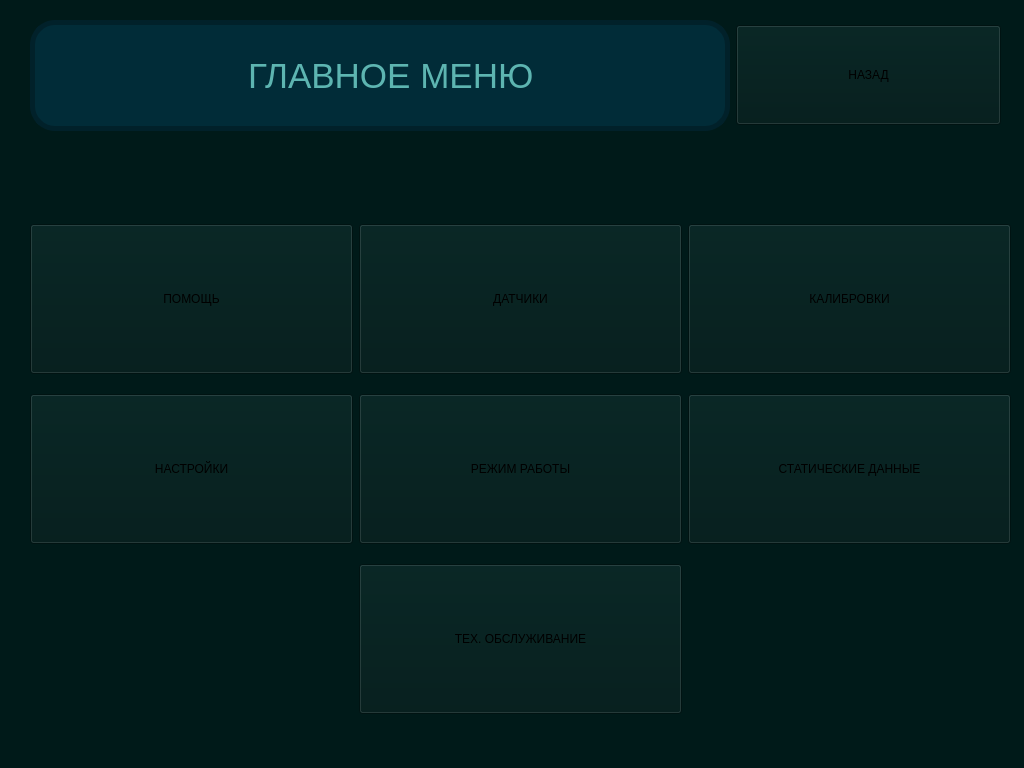
<?xml version="1.0" encoding="UTF-8"?>
<ui version="4.0">
 <class>MainWindow</class>
 <widget class="QMainWindow" name="MainWindow">
  <property name="geometry">
   <rect>
    <x>0</x>
    <y>0</y>
    <width>1024</width>
    <height>768</height>
   </rect>
  </property>
  <property name="windowTitle">
   <string>MainWindow</string>
  </property>
  <property name="styleSheet">
   <string notr="true">background-color: rgb(0, 26, 25);</string>
  </property>
  <widget class="QWidget" name="centralwidget">
   <widget class="QWidget" name="layoutWidget">
    <property name="geometry">
     <rect>
      <x>30</x>
      <y>210</y>
      <width>981</width>
      <height>521</height>
     </rect>
    </property>
    <layout class="QGridLayout" name="gridLayout_2">
     <item row="0" column="1">
      <widget class="QPushButton" name="pushButton_2">
       <property name="minimumSize">
        <size>
         <width>250</width>
         <height>150</height>
        </size>
       </property>
       <property name="styleSheet">
        <string notr="true">QPushButton{
	
	color: rgb(133, 221, 230);
	font: 700 16pt &quot;Segoe UI&quot;;
	background-color: rgb(0, 64, 72);
     border-width: 5px;
     border-style: solid;
     border-radius: 25px;
	 
	border-color: rgb(133, 221, 230);

}
QPushButton:pressed {                 
	background-color: rgb(133, 221, 230);
    border: 1px solid #3498db;
};</string>
       </property>
       <property name="text">
        <string>ДАТЧИКИ</string>
       </property>
      </widget>
     </item>
     <item row="1" column="0">
      <widget class="QPushButton" name="pushButton_4">
       <property name="minimumSize">
        <size>
         <width>250</width>
         <height>150</height>
        </size>
       </property>
       <property name="styleSheet">
        <string notr="true">QPushButton{
	
	color: rgb(133, 221, 230);
	font: 700 16pt &quot;Segoe UI&quot;;
	background-color: rgb(0, 64, 72);
     border-width: 5px;
     border-style: solid;
     border-radius: 25px;
	 
	border-color: rgb(133, 221, 230);

}
QPushButton:pressed {                 
	background-color: rgb(133, 221, 230);
    border: 1px solid #3498db;
};</string>
       </property>
       <property name="text">
        <string>НАСТРОЙКИ</string>
       </property>
      </widget>
     </item>
     <item row="1" column="2">
      <widget class="QPushButton" name="pushButton_6">
       <property name="minimumSize">
        <size>
         <width>250</width>
         <height>150</height>
        </size>
       </property>
       <property name="styleSheet">
        <string notr="true">QPushButton{
	
	color: rgb(133, 221, 230);
	font: 700 16pt &quot;Segoe UI&quot;;
	background-color: rgb(0, 64, 72);
     border-width: 5px;
     border-style: solid;
     border-radius: 25px;
	 
	border-color: rgb(133, 221, 230);

}
QPushButton:pressed {                 
	background-color: rgb(133, 221, 230);
    border: 1px solid #3498db;
};</string>
       </property>
       <property name="text">
        <string>СТАТИЧЕСКИЕ ДАННЫЕ</string>
       </property>
      </widget>
     </item>
     <item row="2" column="1">
      <widget class="QPushButton" name="pushButton_7">
       <property name="minimumSize">
        <size>
         <width>250</width>
         <height>150</height>
        </size>
       </property>
       <property name="styleSheet">
        <string notr="true">QPushButton{
	
	color: rgb(133, 221, 230);
	font: 700 16pt &quot;Segoe UI&quot;;
	background-color: rgb(0, 64, 72);
     border-width: 5px;
     border-style: solid;
     border-radius: 25px;
	 
	border-color: rgb(133, 221, 230);

}
QPushButton:pressed {                 
	background-color: rgb(133, 221, 230);
    border: 1px solid #3498db;
};</string>
       </property>
       <property name="text">
        <string>ТЕХ. ОБСЛУЖИВАНИЕ</string>
       </property>
      </widget>
     </item>
     <item row="0" column="0">
      <widget class="QPushButton" name="pushButton">
       <property name="minimumSize">
        <size>
         <width>250</width>
         <height>150</height>
        </size>
       </property>
       <property name="styleSheet">
        <string notr="true">QPushButton{
	
	color: rgb(133, 221, 230);
	font: 700 16pt &quot;Segoe UI&quot;;
	background-color: rgb(0, 64, 72);
     border-width: 5px;
     border-style: solid;
     border-radius: 25px;
	 
	border-color: rgb(133, 221, 230);

}
QPushButton:pressed {                 
	background-color: rgb(133, 221, 230);
    border: 1px solid #3498db;
};</string>
       </property>
       <property name="text">
        <string>ПОМОЩЬ</string>
       </property>
      </widget>
     </item>
     <item row="0" column="2">
      <widget class="QPushButton" name="pushButton_3">
       <property name="minimumSize">
        <size>
         <width>250</width>
         <height>150</height>
        </size>
       </property>
       <property name="styleSheet">
        <string notr="true">QPushButton{
	
	color: rgb(133, 221, 230);
	font: 700 16pt &quot;Segoe UI&quot;;
	background-color: rgb(0, 64, 72);
     border-width: 5px;
     border-style: solid;
     border-radius: 25px;
	 
	border-color: rgb(133, 221, 230);

}
QPushButton:pressed {                 
	background-color: rgb(133, 221, 230);
    border: 1px solid #3498db;
};</string>
       </property>
       <property name="text">
        <string>КАЛИБРОВКИ</string>
       </property>
      </widget>
     </item>
     <item row="1" column="1">
      <widget class="QPushButton" name="pushButton_5">
       <property name="minimumSize">
        <size>
         <width>250</width>
         <height>150</height>
        </size>
       </property>
       <property name="styleSheet">
        <string notr="true">QPushButton{
	
	color: rgb(133, 221, 230);
	font: 700 16pt &quot;Segoe UI&quot;;
	background-color: rgb(0, 64, 72);
     border-width: 5px;
     border-style: solid;
     border-radius: 25px;
	 
	border-color: rgb(133, 221, 230);

}
QPushButton:pressed {                 
	background-color: rgb(133, 221, 230);
    border: 1px solid #3498db;
};</string>
       </property>
       <property name="text">
        <string>РЕЖИМ РАБОТЫ</string>
       </property>
      </widget>
     </item>
    </layout>
   </widget>
   <widget class="QWidget" name="layoutWidget">
    <property name="geometry">
     <rect>
      <x>30</x>
      <y>20</y>
      <width>971</width>
      <height>111</height>
     </rect>
    </property>
    <layout class="QHBoxLayout" name="horizontalLayout">
     <item>
      <widget class="QLabel" name="label">
       <property name="minimumSize">
        <size>
         <width>700</width>
         <height>100</height>
        </size>
       </property>
       <property name="font">
        <font>
         <family>Segoe UI</family>
         <pointsize>26</pointsize>
         <italic>false</italic>
         <bold>false</bold>
        </font>
       </property>
       <property name="styleSheet">
        <string notr="true">border-width: 5px;
color: rgb(93, 181, 177);
background-color: rgb(1, 44, 56);
font: 26pt &quot;Segoe UI&quot;;
border-style: solid;
border-radius: 25px;	 
border-color: rgb(1, 33, 42);
</string>
       </property>
       <property name="text">
        <string>                     ГЛАВНОЕ МЕНЮ</string>
       </property>
      </widget>
     </item>
     <item>
      <widget class="QPushButton" name="pushButton_8">
       <property name="minimumSize">
        <size>
         <width>250</width>
         <height>100</height>
        </size>
       </property>
       <property name="styleSheet">
        <string notr="true">QPushButton{
	
	color: rgb(133, 221, 230);
	font: 700 16pt &quot;Segoe UI&quot;;
	background-color: rgb(0, 64, 72);
     border-width: 5px;
     border-style: solid;
     border-radius: 25px;
	 
	border-color: rgb(133, 221, 230);

}
QPushButton:pressed {                 
	background-color: rgb(133, 221, 230);
    border: 1px solid #3498db;
};</string>
       </property>
       <property name="text">
        <string>НАЗАД</string>
       </property>
      </widget>
     </item>
    </layout>
   </widget>
  </widget>
 </widget>
 <resources/>
 <connections/>
</ui>
